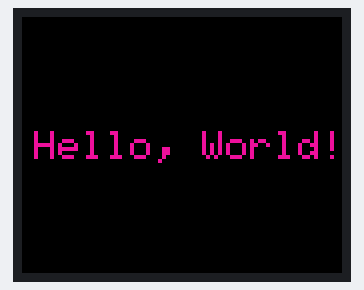
Recording of a sketch running on a simulated Arduino Uno, built with avr-gcc and run on an emulated ATmega328P. On the bench: 160×128 colour display. Random numbers use the default seed unless the sketch sets one.

Above: at 0.12 s.
At 5.17 s:
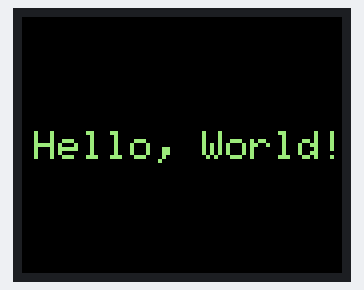
At 10.01 s:
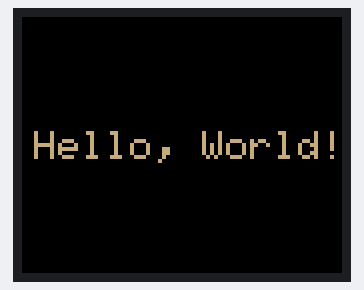
At 19.9 s:
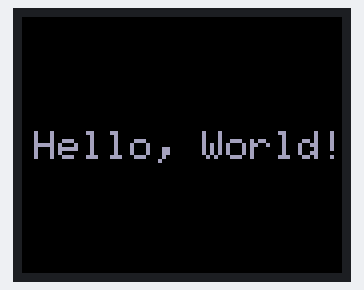
At 29.79 s:
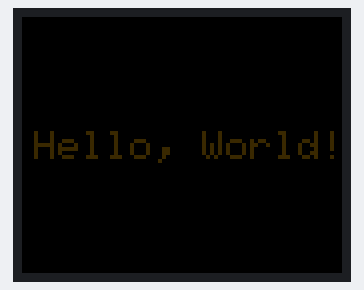
At 39.89 s:
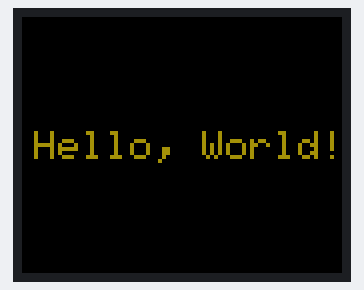

The sketch:

TFT_screen.ino
```cpp
// include TFT and SPI libraries
#include <TFT.h>
#include <SPI.h>
#include <Adafruit_GFX.h>

#if (defined(__AVR__))
#include <avr\pgmspace.h>
#else
#include <pgmspace.h>
#endif

// pin definition for Arduino UNO
#define cs   15
#define dc   2
#define rst  4


// create an instance of the library
TFT TFTscreen = TFT(cs, dc, rst);

void setup() {

  //initialize the library
  TFTscreen.begin();

  // clear the screen with a black background
  TFTscreen.background(0, 0, 0);
  //set the text size
  TFTscreen.setTextSize(2);
}

void loop() {

  //generate a random color
  int redRandom = random(0, 255);
  int greenRandom = random (0, 255);
  int blueRandom = random (0, 255);

  // set a random font color
  TFTscreen.stroke(redRandom, greenRandom, blueRandom);

  // print Hello, World! in the middle of the screen
  TFTscreen.text("Hello, World!", 6, 57);

  // wait 200 miliseconds until change to next color
  delay(200);
}
```
